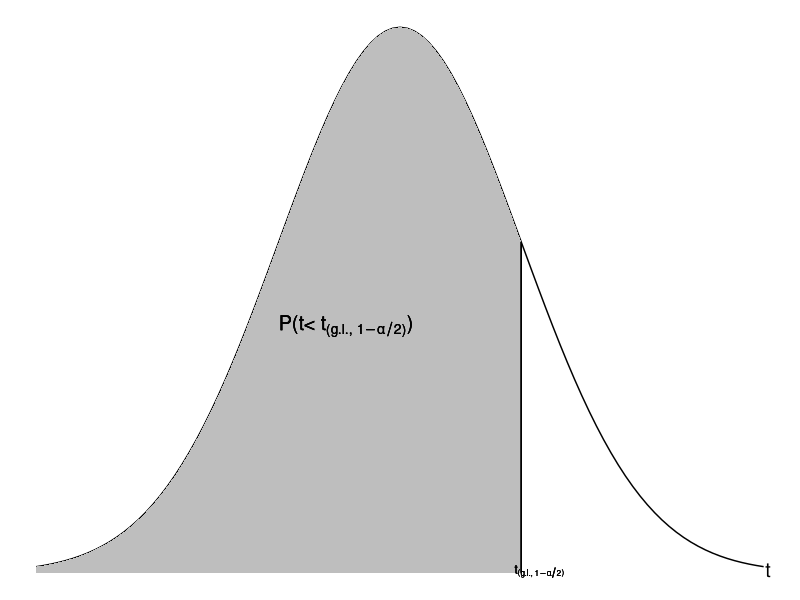

Source code (R):
## ---- chunk 1
knitr::opts_chunk$set(echo = TRUE, 
                      size = "footnotesize",
                      comment = NA,
                      warning = FALSE,
                      message = FALSE,
                      #out.width = "1\\linewidth",
                      fig.align = "center",
                      fig.width = 8, 
                      fig.height = 4, 
                      fig.show = "hold",
                      fig.path = "Figuras1/",
                      fig.pos = "!htb",
                      fig.cap = TRUE,
                      background = "#E6E6FA",
                      #background = "black",
                      dev = c("png",'pdf'),
                      res=300,
                      dpi = 300,
                      cache = TRUE)
## ---- chunk 2
library(tidyverse)
#library(tinytex)
library(knitr)
library(kableExtra)
library(xtable)
## ---- chunk 3
ggplot(data.frame(x = c(-3, 3)), aes(x)) +
  stat_function(fun = dnorm,
                geom = "line",
                xlim = c(-3, 3)) +
  stat_function(fun = dnorm,
                geom = "area",
                fill = "gray",
                xlim = c(-3, 1)) +
  geom_segment(aes(x = 1, y = 0, 
                   xend = 1, yend = dnorm(1)),
               size = 0.5) +
   theme_void() +
  annotate("text",label=  bquote(t['(g.l.,' ~1-alpha/2 *')'])  
             ,x=0.82,y=0.0,
           hjust=-0.3,vjust=0.4,
           size = 3) +
  annotate("text",label="t",x=3,y=0.0,
           hjust=-0.3,vjust=0.3,
           size = 5) +
  annotate("text",label=bquote('P(t<'~ t['(g.l.,' ~1-alpha/2 *')'] *')'),x=-1,y=0.18,hjust=0,vjust=0.5,
           size = 5)
## ---- chunk 4
options(digits = 4)
z1 <- seq(0,3.99,0.01)
qq <- round(pnorm(z1),4)
round(qq[1],4)

af1 <- c(0.900,0.950,0.975,0.995)
gl1 <- c(1:30,40,60,120,20000)
tt1 <- data.frame(gl=rep(gl1,each=length(af1)),
                 af=rep(af1,length(gl1))
                 )
tt <- round(qt(tt1$af,tt1$gl),3)
